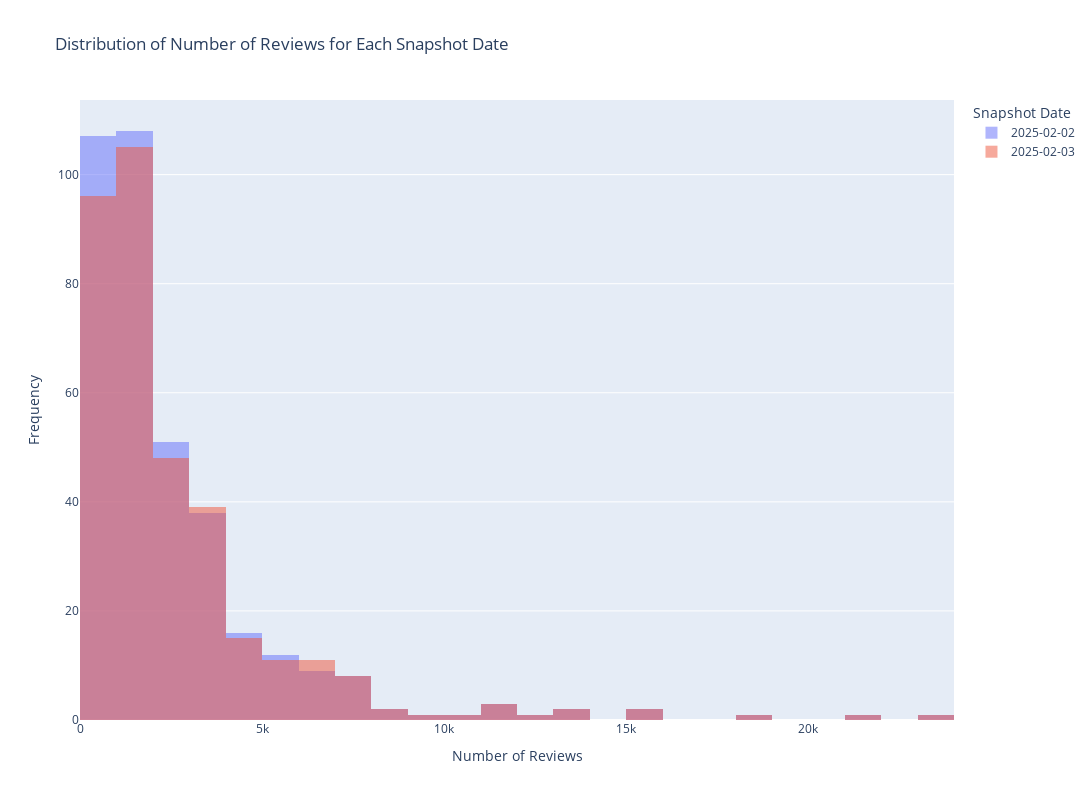

Write notebook code for a chart like this one.
### Code cell
import plotly.graph_objects as go

fig = go.Figure()

for date in snapshot_dates:
    data = number_of_reviews[number_of_reviews['snapshot_date'] == date]['number_of_reviews'].dropna()
    fig.add_trace(go.Histogram(x=data, name=str(date), opacity=0.5, autobinx=True))

# Update layout for better visualization
fig.update_layout(
    title= "Distribution of Number of Reviews for Each Snapshot Date",
    xaxis_title="Number of Reviews",
    yaxis_title="Frequency",
    barmode="overlay",  # Makes histograms overlap
    legend_title="Snapshot Date",
    width=1400,  # Increase figure width
    height=800   # Increase figure height
)

# Show interactive plot
fig.show()

### Figure 1 — Plotly figure (JSON) as saved in the notebook; plotly's stock layout.template omitted (floating-point values rounded to 4 significant figures; data arrays with more than 128 entries replaced by an {"elided": "..."} marker saying what was removed)
{"data": [{"autobinx": true, "name": "2025-02-02", "opacity": 0.5, "type": "histogram", "x": {"elided": "364 float values"}}, {"autobinx": true, "name": "2025-02-03", "opacity": 0.5, "type": "histogram", "x": {"elided": "348 float values"}}], "layout": {"barmode": "overlay", "height": 800, "legend": {"title": {"text": "Snapshot Date"}}, "title": {"text": "Distribution of Number of Reviews for Each Snapshot Date"}, "width": 1400, "xaxis": {"title": {"text": "Number of Reviews"}}, "yaxis": {"title": {"text": "Frequency"}}}}
